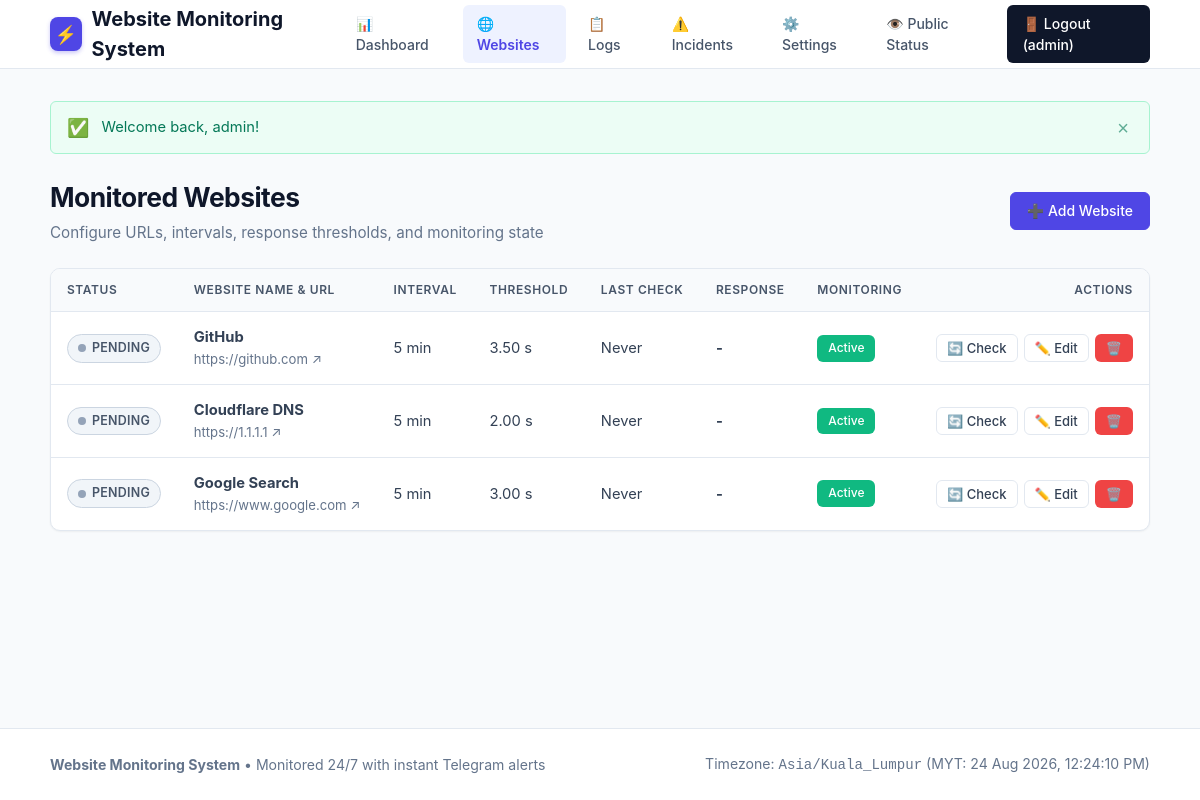
The page /admin/websites.php (signed in) on the database its author committed.
### tables this page shows
CREATE TABLE IF NOT EXISTS `websites` (
    `id` INT AUTO_INCREMENT PRIMARY KEY,
    `name` VARCHAR(100) NOT NULL,
    `url` VARCHAR(255) NOT NULL,
    `monitoring_interval` INT NOT NULL DEFAULT 5 COMMENT 'Interval in minutes',
    `slow_threshold` INT NOT NULL DEFAULT 3000 COMMENT 'Slow response threshold in milliseconds',
    `enabled` TINYINT(1) NOT NULL DEFAULT 1 COMMENT '1 = Enabled, 0 = Disabled',
    `current_status` ENUM('UP', 'DOWN', 'SLOW', 'PENDING') NOT NULL DEFAULT 'PENDING',
    `last_checked` DATETIME DEFAULT NULL,
    `response_time` INT DEFAULT NULL COMMENT 'Response time in milliseconds',
    `http_status_code` INT DEFAULT NULL,
    `created_at` DATETIME NOT NULL DEFAULT CURRENT_TIMESTAMP,
    `updated_at` DATETIME NOT NULL DEFAULT CURRENT_TIMESTAMP ON UPDATE CURRENT_TIMESTAMP,
    INDEX `idx_enabled_status` (`enabled`, `current_status`),
    INDEX `idx_last_checked` (`last_checked`)
);

### includes/auth.php (called while the page is built, shortened)
<?php
require_once __DIR__ . '/functions.php';
function is_logged_in(): bool {
    return !empty($_SESSION['admin_logged_in']) && $_SESSION['admin_logged_in'] === true;
}
function current_admin(): ?array {
    return [
        'id'       => $_SESSION['admin_id'] ?? null,
        'username' => $_SESSION['admin_username'] ?? 'Admin'
    ];
}

### admin/websites.php (the view, shortened to what this page needs)
<?php
require_once __DIR__ . '/../includes/functions.php';
require_once __DIR__ . '/../includes/auth.php';
$pdo = getDB();
$stmt = $pdo->query("SELECT * FROM websites ORDER BY id DESC");
$websites = $stmt->fetchAll();
require_once __DIR__ . '/../includes/header.php';
?>
<div class="page-header">
    <div>
        <h1 class="page-title">Monitored Websites</h1>
        <p class="page-subtitle">Configure URLs, intervals, response thresholds, and monitoring state</p>
    </div>
    <div class="page-actions">
        <a href="<?= BASE_URL ?>/admin/website-add.php" class="btn btn-primary">
            ➕ Add Website
        </a>
    </div>
</div>
<div class="card">
    <div class="card-body" style="padding: 0;">
        <div class="table-responsive">
            <table class="data-table">
                <thead>
                    <tr>
                        <th>Status</th>
                        <th>Website Name & URL</th>
                        <th>Interval</th>
                        <th>Threshold</th>
                        <th>Last Check</th>
                        <th>Response</th>
                        <th>Monitoring</th>
                        <th style="text-align: right;">Actions</th>
                    </tr>
                </thead>
                <tbody>
                    <?php if (empty($websites)): ?>
                        <tr>
                            <td colspan="8" style="text-align: center; padding: 36px; color: var(--neutral-500);">
                                No websites configured yet. Click <strong>Add Website</strong> to get started!
                            </td>
                        </tr>
                    <?php else: ?>
                        <?php foreach ($websites as $site): ?>
                            <tr>
                                <td><?= get_status_badge($site['current_status']) ?></td>
                                <td>
                                    <strong><?= e($site['name']) ?></strong>
                                    <div style="font-size: 0.82rem; color: var(--neutral-500); margin-top: 2px;">
                                        <a href="<?= e($site['url']) ?>" target="_blank" rel="noopener noreferrer" style="color: var(--neutral-500);">
                                            <?= e($site['url']) ?> &#8599;
                                        </a>
                                    </div>
                                </td>
                                <td><?= (int)$site['monitoring_interval'] ?> min</td>
                                <td><?= format_ms((int)$site['slow_threshold']) ?></td>
                                <td>
                                    <span title="<?= format_datetime($site['last_checked']) ?>">
                                        <?= time_ago($site['last_checked']) ?>
                                    </span>
                                </td>
                                <td>
                                    <strong><?= format_ms($site['response_time']) ?></strong>
                                </td>
                                <td>
                                    <form action="<?= BASE_URL ?>/admin/websites.php" method="POST" style="display:inline;">
                                        <button type="submit" class="btn btn-sm <?= $site['enabled'] ? 'btn-success' : 'btn-secondary' ?>" style="font-size: 0.75rem;">
                                            <?= $site['enabled'] ? 'Active' : 'Paused' ?>
                                        </button>
                                    </form>
                                </td>
                                <td style="text-align: right; white-space: nowrap;">
                                    <div style="display: inline-flex; gap: 6px;">
                                        <form action="<?= BASE_URL ?>/admin/websites.php" method="POST" style="display:inline;">
                                            <button type="submit" class="btn btn-secondary btn-sm" title="Check now">
                                                🔄 Check
                                            </button>
                                        </form>
                                        <a href="<?= BASE_URL ?>/admin/website-edit.php?id=<?= $site['id'] ?>" class="btn btn-secondary btn-sm" title="Edit website">
                                            ✏️ Edit
                                        </a>
                                        <form action="<?= BASE_URL ?>/admin/websites.php" method="POST" style="display:inline;">
                                            <button type="submit" class="btn btn-danger btn-sm" data-confirm="Are you sure you want to delete <?= e($site['name']) ?>? All logs and incidents will be removed." title="Delete website">
                                                🗑️
                                            </button>
                                        </form>
                                    </div>
                                </td>
                            </tr>
                        <?php endforeach; ?>
                    <?php endif; ?>
                </tbody>
            </table>
        </div>
    </div>
</div>
<?php require_once __DIR__ . '/../includes/footer.php'; ?>

### includes/header.php (shortened to what this page needs)
<?php
require_once __DIR__ . '/functions.php';
require_once __DIR__ . '/auth.php';
$isAdmin = is_logged_in();
$adminUser = current_admin();
$currentPage = basename($_SERVER['PHP_SELF']);
?>
<!DOCTYPE html>
<html lang="en">
<head>
    <link rel="stylesheet" href="<?= BASE_URL ?>/assets/css/style.css">
</head>
<body>
    <header class="site-header">
        <div class="container header-nav">
            <a href="<?= BASE_URL ?>/status.php" class="brand-logo">
                <span class="brand-icon">⚡</span>
                <span><?= e(APP_NAME) ?></span>
            </a>
            <ul class="nav-links">
                <?php if ($isAdmin): ?>
                    <li><a href="<?= BASE_URL ?>/admin/dashboard.php" class="nav-link <?= ($currentPage === 'dashboard.php') ? 'active' : '' ?>">📊 Dashboard</a></li>
                    <li><a href="<?= BASE_URL ?>/admin/websites.php" class="nav-link <?= in_array($currentPage, ['websites.php', 'website-add.php', 'website-edit.php']) ? 'active' : '' ?>">🌐 Websites</a></li>
                    <li><a href="<?= BASE_URL ?>/admin/logs.php" class="nav-link <?= ($currentPage === 'logs.php') ? 'active' : '' ?>">📋 Logs</a></li>
                    <li><a href="<?= BASE_URL ?>/admin/incidents.php" class="nav-link <?= ($currentPage === 'incidents.php') ? 'active' : '' ?>">⚠️ Incidents</a></li>
                    <li><a href="<?= BASE_URL ?>/admin/settings.php" class="nav-link <?= ($currentPage === 'settings.php') ? 'active' : '' ?>">⚙️ Settings</a></li>
                    <li><a href="<?= BASE_URL ?>/status.php" target="_blank" class="nav-link">👁️ Public Status</a></li>
                    <li><a href="<?= BASE_URL ?>/logout.php" class="btn-nav-action" data-confirm="Are you sure you want to logout?">🚪 Logout (<?= e($adminUser['username'] ?? 'Admin') ?>)</a></li>
                <?php else: ?>
                    <li><a href="<?= BASE_URL ?>/status.php" class="nav-link <?= ($currentPage === 'status.php') ? 'active' : '' ?>">🟢 Live Status</a></li>
                    <li><a href="<?= BASE_URL ?>/login.php" class="btn-nav-action">🔐 Admin Login</a></li>
                <?php endif; ?>
            </ul>
        </div>
    </header>
    <main class="main-content">
        <div class="container">
            <?= render_flash_messages() ?>

### includes/functions.php (shortened to what this page needs)
<?php
function e(?string $value): string {
    return htmlspecialchars($value ?? '', ENT_QUOTES, 'UTF-8');
}
function get_flash_messages(): array {
    $messages = $_SESSION['flash_messages'] ?? [];
    return $messages;
}
function render_flash_messages(): string {
    $messages = get_flash_messages();
    $html = '<div class="flash-messages-container">';
    foreach ($messages as $msg) {
        $type = e($msg['type']);
        $text = e($msg['message']);
        $icon = match($type) {
            'success' => '✅',
            'danger'  => '🚨',
            'warning' => '⚠️',
            default   => 'ℹ️'
        };
        $html .= "<div class=\"alert alert-{$type}\"><span class=\"alert-icon\">{$icon}</span> <div class=\"alert-text\">{$text}</div><button type=\"button\" class=\"alert-close\" onclick=\"this.parentElement.remove();\">&times;</button></div>";
    }
    $html .= '</div>';
    return $html;
}
function format_datetime(?string $datetime, string $format = 'd M Y, h:i A'): string {
    if (empty($datetime) || $datetime === '0000-00-00 00:00:00') {
        return 'Never';
    }
    try {
        $dt = new DateTime($datetime, new DateTimeZone('Asia/Kuala_Lumpur'));
        return $dt->format($format);
    } catch (Exception $e) {
        return $datetime;
    }
}
function time_ago(?string $datetime): string {
    if (empty($datetime) || $datetime === '0000-00-00 00:00:00') {
        return 'Never';
    }
}
function format_ms(?int $ms): string {
    if ($ms === null || $ms < 0) {
        return '-';
    }
    if ($ms >= 1000) {
        return number_format($ms / 1000, 2) . ' s';
    }
    return $ms . ' ms';
}
function get_status_badge(string $status, bool $withIcon = true): string {
    $status = strtoupper($status);
    return match($status) {
        'UP' => '<span class="badge badge-up">' . ($withIcon ? '<span class="status-dot dot-up"></span> ' : '') . 'UP</span>',
        'DOWN' => '<span class="badge badge-down">' . ($withIcon ? '<span class="status-dot dot-down"></span> ' : '') . 'DOWN</span>',
        'SLOW' => '<span class="badge badge-slow">' . ($withIcon ? '<span class="status-dot dot-slow"></span> ' : '') . 'SLOW</span>',
        default => '<span class="badge badge-pending">' . ($withIcon ? '<span class="status-dot dot-pending"></span> ' : '') . 'PENDING</span>',
    };
}

### includes/footer.php (shortened to what this page needs)
<?php
$currentTimeStr = format_datetime(date('Y-m-d H:i:s'), 'd M Y, h:i:s A');
?>
        </div>
    </main>
    <footer class="site-footer">
        <div class="container">
            <div class="footer-content">
                <div>
                    <strong><?= e(APP_NAME) ?></strong> &bull; Monitored 24/7 with instant Telegram alerts
                </div>
                <div>
                    Timezone: <code><?= e(APP_TIMEZONE) ?></code> (MYT: <?= $currentTimeStr ?>)
                </div>
            </div>
        </div>
    </footer>
</body>
</html>

### rows shown on the page
websites: current_status "PENDING", name "GitHub", url "https://github.com", monitoring_interval "5", slow_threshold "3.50 s", last_checked "Never", response_time "-", enabled "Active"
websites: current_status "PENDING", name "Cloudflare DNS", url "https://1.1.1.1", monitoring_interval "5", slow_threshold "2.00 s", last_checked "Never", response_time "-", enabled "Active"
websites: current_status "PENDING", name "Google Search", url "https://www.google.com", monitoring_interval "5", slow_threshold "3.00 s", last_checked "Never", response_time "-", enabled "Active"

### other values the page prints
APP_NAME "Website Monitoring System"
$adminUser['username'] "admin"
$icon "✅"
$text "Welcome back, admin!"
APP_TIMEZONE "Asia/Kuala_Lumpur"
$currentTimeStr "24 Aug 2026, 12:24:10 PM"
